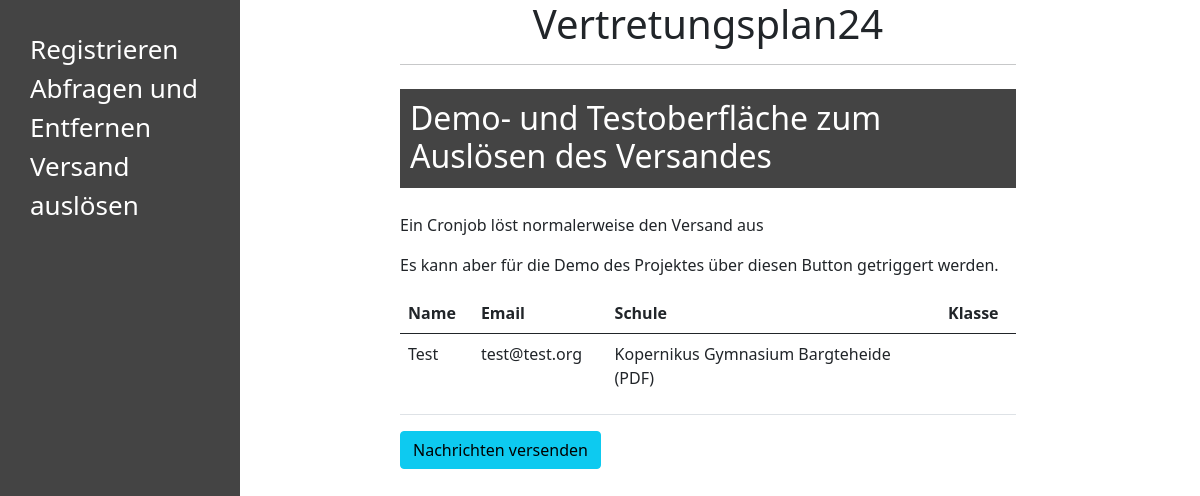
The app's page /send-messages/, older data.
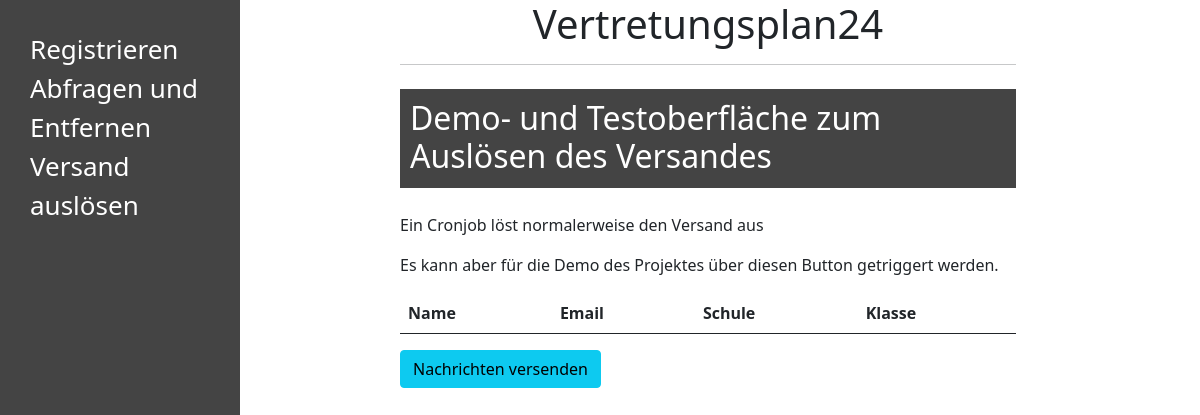
The same page, newer data.
### main/models.py (models this page shows, shortened)
class Subscription(models.Model):
    school = models.ForeignKey(School, on_delete=models.CASCADE)
    subscriber = models.ForeignKey(Subscriber, on_delete=models.CASCADE)
    grade = models.CharField(max_length=10, blank=True, null=True)

class Subscriber(models.Model):
    name = models.CharField(max_length=200)
    email = models.CharField(max_length=200, unique=True)
    phone = models.CharField(max_length=200, null=True)

class School(models.Model):
    name = models.CharField(max_length=200)
    url = models.CharField(max_length=255, blank=True, null=True)
    def __str__(self):
        return self.name

### main/views.py (the view)
# urls.py: path("send-messages/", views.send, name="Testmodus - senden"),
def send(response):
    all_subscriptions = Subscription.objects.all()
    if response.method == "POST":
        if response.POST.get("send"):
            run_plans()
    return render(response, "main/send-messages.html", {
        "sub": all_subscriptions,
    })

### main/templates/main/send-messages.html (shortened to what this page needs)
{% extends 'main/base.html' %}
{% block content %}
    <h2>Demo- und Testoberfläche zum Auslösen des Versandes</h2>
    <p>Ein Cronjob löst normalerweise den Versand aus</p>
    <p>Es kann aber für die Demo des Projektes
        über diesen Button getriggert werden.</p>
    <form method="post" action="/send-messages/">
        <table class="table">
            <thead>
            <tr>
                <th scope="col">Name</th>
                <th scope="col">Email</th>
                <th scope="col">Schule</th>
                <th scope="col">Klasse</th>
            </tr>
            </thead>
            <tbody>
            {% for s in sub %}
                <tr>
                    <td><p>{{ s.subscriber.name }}</p></td>
                    <td><p>{{ s.subscriber.email }}</p></td>
                     <td>
                         <p>{{ s.school }} {% if not s.grade %}<br>(PDF){% endif %}</p></td>
                     <td><p>{% if s.grade %} {{ s.grade }} {% endif %}</p></td>
                </tr>
            {% endfor %}
            </tbody>
        </table>
        <button type="submit" name="send" value="send" class="btn btn-info">Nachrichten versenden</button>
    </form>
{% endblock %}

Row changes from the older to the newer data that the page shows:
removed Subscription: subscriber.name "Test", subscriber.email "test@test.org", school "Kopernikus Gymnasium Bargteheide", shows "(PDF)"
